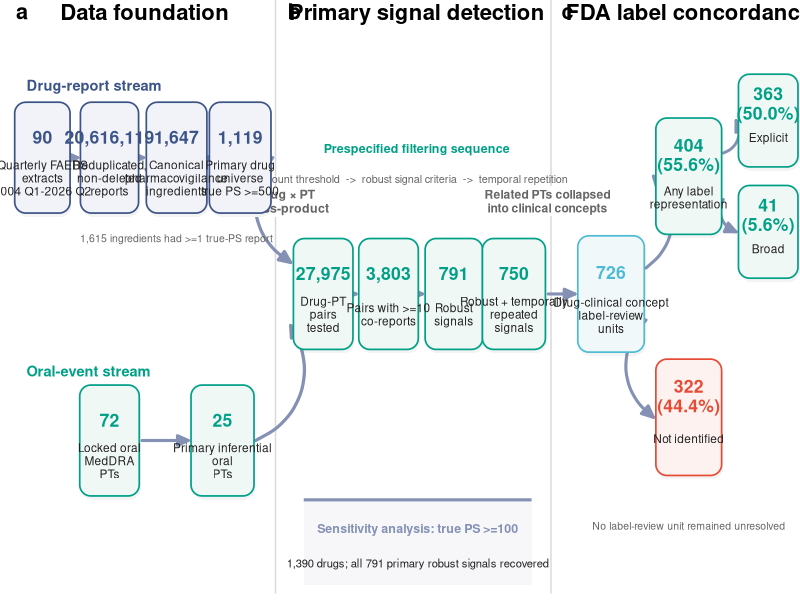
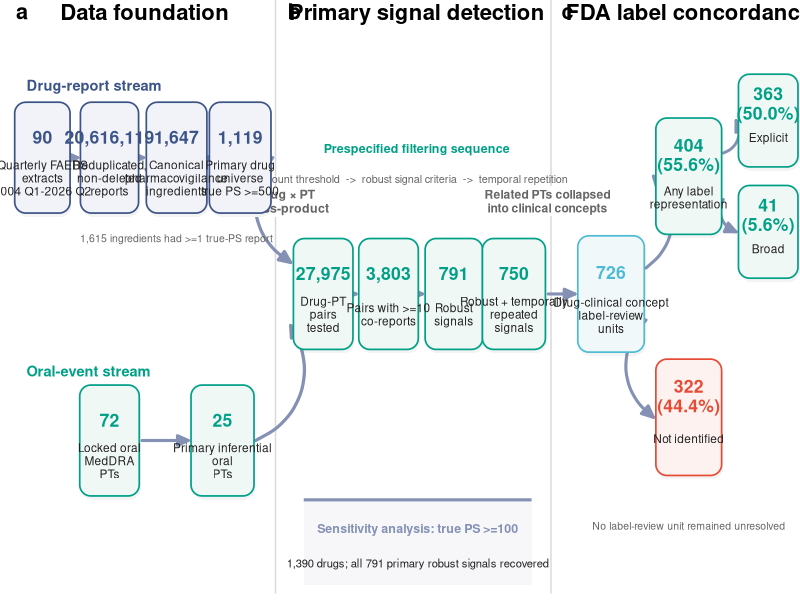
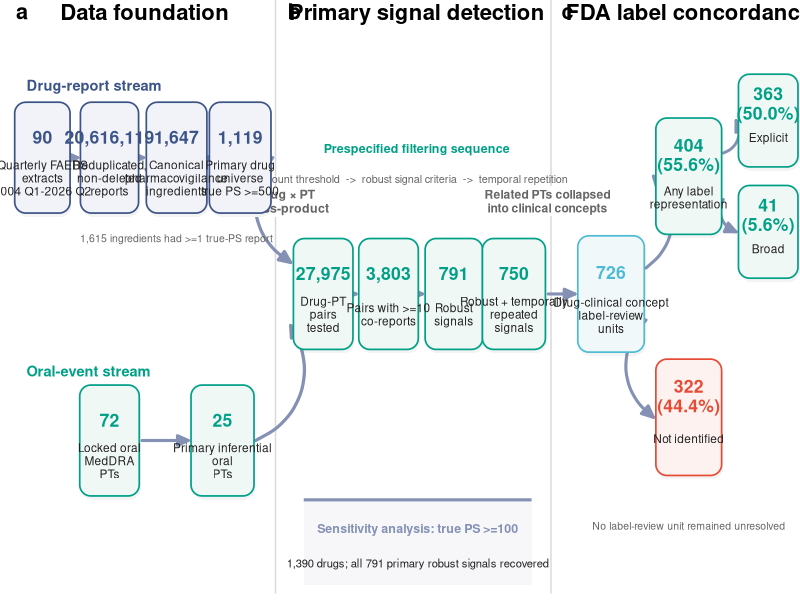
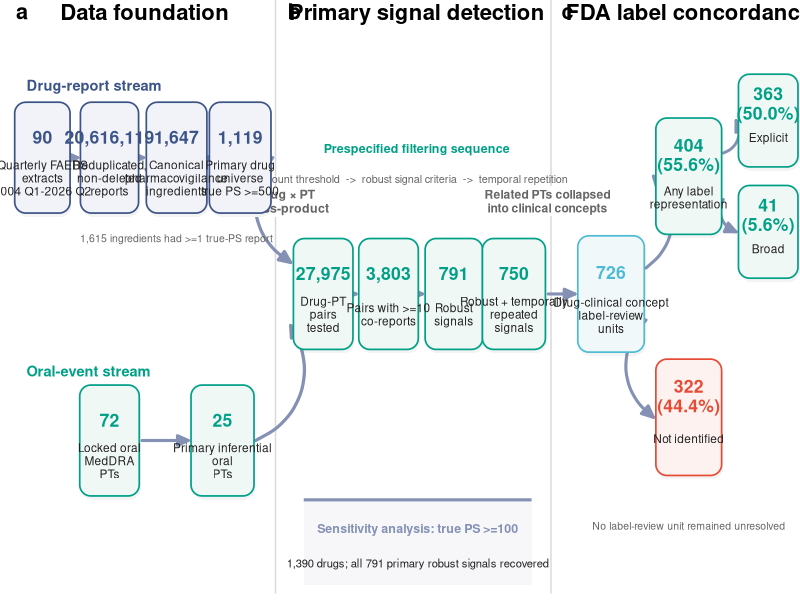
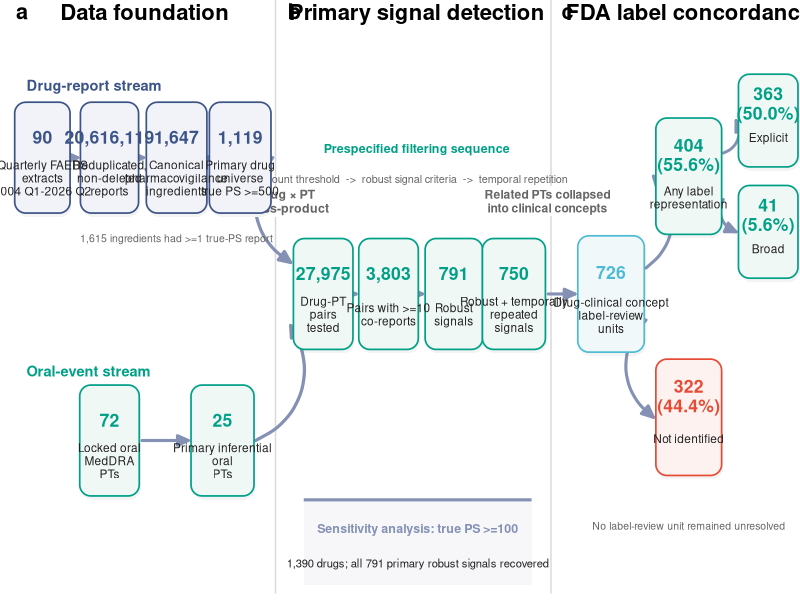

Here is the R script that generated these plots, in order:
# Reproduction script for the associated manuscript figure.
# Set FAERS_PROJECT_ROOT to the repository root when running outside the project directory.

library(ggplot2)
library(grid)

# ------------------------------------------------------------
# Output folder
# ------------------------------------------------------------
project_root <- Sys.getenv("FAERS_PROJECT_ROOT", unset = getwd())
output_dir <- file.path(project_root, "figures")
dir.create(output_dir, recursive = TRUE, showWarnings = FALSE)

# ------------------------------------------------------------
# Nature/NPG-inspired palette
# ------------------------------------------------------------
col_blue   <- "#3C5488"
col_cyan   <- "#4DBBD5"
col_teal   <- "#00A087"
col_red    <- "#E64B35"
col_slate  <- "#8491B4"
col_text   <- "#222222"
col_muted  <- "#666666"
col_rule   <- "#D9D9D9"

fill_blue  <- "#F1F3F8"
fill_teal  <- "#F0F8F6"
fill_cyan  <- "#F1F8FA"
fill_red   <- "#FDF2EF"
fill_sens  <- "#F7F7FA"

# ------------------------------------------------------------
# Locked study results
# ------------------------------------------------------------
results <- data.frame(
  metric = c(
    "FAERS study period",
    "Quarterly extracts",
    "Deduplicated, non-deleted reports",
    "Canonical pharmacovigilance ingredients",
    "Ingredients with >=1 true-PS report",
    "Primary drug universe (true PS >=500)",
    "Sensitivity drug universe (true PS >=100)",
    "Locked oral PTs",
    "Primary inferential oral PTs",
    "Primary drug-PT pairs tested",
    "Pairs with >=10 co-reports",
    "Robust primary signals",
    "Robust + temporally repeated PT-level signals",
    "Unique drugs with persistent robust signals",
    "Drug-clinical concept label-review units",
    "Explicitly represented",
    "Broadly represented",
    "Any representation",
    "Not identified",
    "Unresolved"
  ),
  value = c(
    "2004 Q1-2026 Q2",
    "90",
    "20,616,119",
    "1,647",
    "1,615",
    "1,119",
    "1,390",
    "72",
    "25",
    "27,975",
    "3,803",
    "791",
    "750",
    "368",
    "726",
    "363 (50.0%)",
    "41 (5.6%)",
    "404 (55.6%)",
    "322 (44.4%)",
    "0"
  ),
  stringsAsFactors = FALSE
)

# ------------------------------------------------------------
# Console output
# ------------------------------------------------------------
cat("\n")
cat("====================================================================\n")
cat("FIGURE 0 - STUDY DESIGN AND ANALYTIC SELECTION\n")
cat("====================================================================\n")
print(results, row.names = FALSE)

cat("\nMain analytic flow\n")
cat("------------------\n")
cat("A. Data foundation\n")
cat("   90 FAERS quarters -> 20,616,119 reports -> 1,647 ingredients\n")
cat("   -> 1,119 primary drugs (true PS >=500)\n")
cat("   72 locked oral PTs -> 25 primary inferential PTs\n\n")

cat("B. Primary signal detection\n")
cat("   1,119 drugs x 25 PTs = 27,975 pairs\n")
cat("   -> 3,803 pairs with >=10 co-reports\n")
cat("   -> 791 robust signals\n")
cat("   -> 750 robust + temporally repeated signals\n\n")

cat("C. FDA label concordance\n")
cat("   750 persistent PT-level signals\n")
cat("   -> 726 drug-clinical concept review units\n")
cat("   -> 404 represented (55.6%)\n")
cat("      -> 363 explicit (50.0%)\n")
cat("      -> 41 broad (5.6%)\n")
cat("   -> 322 not identified (44.4%)\n")
cat("   -> 0 unresolved\n\n")

cat("Sensitivity analysis\n")
cat("   1,390 drugs with true PS >=100; all 791 primary robust signals recovered.\n")
cat("====================================================================\n\n")

# ------------------------------------------------------------
# Layout
# ------------------------------------------------------------
nodes <- data.frame(
  id = c(
    "quarters", "reports", "ingredients", "ps1",
    "oral72", "oral25",
    "pairs", "eligible", "robust", "persistent",
    "concepts", "represented", "notidentified", "explicit", "broad"
  ),

  x = c(
    1.25, 3.15, 5.05, 6.85,
    3.15, 6.35,
    9.20, 11.05, 12.90, 14.60,
    17.35, 19.55, 19.55, 21.80, 21.80
  ),

  y = c(
    5.25, 5.25, 5.25, 5.25,
    2.20, 2.20,
    3.78, 3.78, 3.78, 3.78,
    3.78, 5.05, 2.45, 5.65, 4.45
  ),

  w = c(
    1.60, 1.68, 1.75, 1.78,
    1.72, 1.82,
    1.72, 1.72, 1.66, 1.82,
    1.92, 1.90, 1.90, 1.72, 1.72
  ),

  h = c(
    1.22, 1.22, 1.22, 1.22,
    1.22, 1.22,
    1.22, 1.22, 1.22, 1.22,
    1.28, 1.28, 1.28, 1.02, 1.02
  ),

  value = c(
    "90",
    "20,616,119",
    "1,647",
    "1,119",
    "72",
    "25",
    "27,975",
    "3,803",
    "791",
    "750",
    "726",
    "404\n(55.6%)",
    "322\n(44.4%)",
    "363\n(50.0%)",
    "41\n(5.6%)"
  ),

  label = c(
    "Quarterly FAERS\nextracts\n2004 Q1-2026 Q2",
    "Deduplicated,\nnon-deleted\nreports",
    "Canonical\npharmacovigilance\ningredients",
    "Primary drug\nuniverse\ntrue PS >=500",
    "Locked oral\nMedDRA\nPTs",
    "Primary inferential\noral\nPTs",
    "Drug-PT\npairs\ntested",
    "Pairs with >=10\nco-reports",
    "Robust\nsignals",
    "Robust + temporally\nrepeated\nsignals",
    "Drug-clinical concept\nlabel-review\nunits",
    "Any label\nrepresentation",
    "Not identified",
    "Explicit",
    "Broad"
  ),

  type = c(
    "drug", "drug", "drug", "drug",
    "ontology", "ontology",
    "signal", "signal", "signal", "signal",
    "label", "represented", "discordant", "represented", "represented"
  ),
  stringsAsFactors = FALSE
)

fill_map <- c(
  drug = fill_blue,
  ontology = fill_teal,
  signal = fill_teal,
  label = fill_cyan,
  represented = fill_teal,
  discordant = fill_red
)

border_map <- c(
  drug = col_blue,
  ontology = col_teal,
  signal = col_teal,
  label = col_cyan,
  represented = col_teal,
  discordant = col_red
)

nodes$fill <- fill_map[nodes$type]
nodes$border <- border_map[nodes$type]

node <- function(id) nodes[nodes$id == id, , drop = FALSE]

# ------------------------------------------------------------
# Rounded box helper
# ------------------------------------------------------------
add_round_box <- function(p, x, y, w, h, fill, border,
                          radius_mm = 2.8, lwd = 1.65,
                          shadow = TRUE) {

  if (shadow) {
    shadow_grob <- roundrectGrob(
      x = 0.5, y = 0.5,
      width = 0.98, height = 0.98,
      r = unit(radius_mm, "mm"),
      gp = gpar(
        fill = adjustcolor("#000000", alpha.f = 0.045),
        col = NA
      )
    )

    p <- p + annotation_custom(
      shadow_grob,
      xmin = x - w/2 + 0.040,
      xmax = x + w/2 + 0.040,
      ymin = y - h/2 - 0.040,
      ymax = y + h/2 - 0.040
    )
  }

  box_grob <- roundrectGrob(
    x = 0.5, y = 0.5,
    width = 0.98, height = 0.98,
    r = unit(radius_mm, "mm"),
    gp = gpar(
      fill = fill,
      col = border,
      lwd = lwd
    )
  )

  p + annotation_custom(
    box_grob,
    xmin = x - w/2,
    xmax = x + w/2,
    ymin = y - h/2,
    ymax = y + h/2
  )
}

# ------------------------------------------------------------
# Arrow helpers
# ------------------------------------------------------------
straight_edge <- function(from, to, gap = 0.06) {
  a <- node(from)
  b <- node(to)

  data.frame(
    x = a$x + a$w/2 + gap,
    y = a$y,
    xend = b$x - b$w/2 - gap,
    yend = b$y
  )
}

# Keep straight arrows only where no overlap is possible
edges_straight <- rbind(
  straight_edge("quarters", "reports"),
  straight_edge("reports", "ingredients"),
  straight_edge("ingredients", "ps1"),
  straight_edge("oral72", "oral25"),
  straight_edge("pairs", "eligible"),
  straight_edge("eligible", "robust"),
  straight_edge("robust", "persistent"),
  straight_edge("persistent", "concepts")
)

# ------------------------------------------------------------
# a -> b convergence:
# route drug and oral streams into two separate entry points
# so arrowheads do not overlap.
# ------------------------------------------------------------
ps1 <- node("ps1")
oral25 <- node("oral25")
pairs <- node("pairs")

edges_converge <- data.frame(
  x = c(
    ps1$x + ps1$w/2 + 0.03,
    oral25$x + oral25$w/2 + 0.03
  ),
  y = c(
    ps1$y,
    oral25$y
  ),
  xend = c(
    pairs$x - pairs$w/2 - 0.06,
    pairs$x - pairs$w/2 - 0.06
  ),
  yend = c(
    pairs$y + 0.34,
    pairs$y - 0.34
  ),
  curvature = c(0.18, -0.18)
)

# ------------------------------------------------------------
# c branching:
# use distinct upper/lower exits and entries
# ------------------------------------------------------------
concepts <- node("concepts")
represented <- node("represented")
notidentified <- node("notidentified")
explicit <- node("explicit")
broad <- node("broad")

edges_label_main <- data.frame(
  x = c(
    concepts$x + concepts$w/2 + 0.03,
    concepts$x + concepts$w/2 + 0.03
  ),
  y = c(
    concepts$y + 0.28,
    concepts$y - 0.28
  ),
  xend = c(
    represented$x - represented$w/2 - 0.05,
    notidentified$x - notidentified$w/2 - 0.05
  ),
  yend = c(
    represented$y,
    notidentified$y
  ),
  curvature = c(-0.16, 0.16)
)

edges_label_sub <- data.frame(
  x = c(
    represented$x + represented$w/2 + 0.03,
    represented$x + represented$w/2 + 0.03
  ),
  y = c(
    represented$y + 0.25,
    represented$y - 0.25
  ),
  xend = c(
    explicit$x - explicit$w/2 - 0.05,
    broad$x - broad$w/2 - 0.05
  ),
  yend = c(
    explicit$y,
    broad$y
  ),
  curvature = c(-0.16, 0.16)
)

# ------------------------------------------------------------
# Base plot
# ------------------------------------------------------------
p <- ggplot() +

  # Subtle separators
  annotate(
    "segment",
    x = 7.85, xend = 7.85,
    y = 0.55, yend = 6.95,
    color = col_rule, linewidth = 0.50
  ) +
  annotate(
    "segment",
    x = 15.65, xend = 15.65,
    y = 0.55, yend = 6.95,
    color = col_rule, linewidth = 0.50
  ) +

  # Panel letters
  annotate(
    "text", x = 0.50, y = 6.83, label = "a",
    family = "sans", fontface = "bold",
    size = 5.5, hjust = 0
  ) +
  annotate(
    "text", x = 8.20, y = 6.83, label = "b",
    family = "sans", fontface = "bold",
    size = 5.5, hjust = 0
  ) +
  annotate(
    "text", x = 15.95, y = 6.83, label = "c",
    family = "sans", fontface = "bold",
    size = 5.5, hjust = 0
  ) +

  # Panel subtitles
  annotate(
    "text", x = 4.15, y = 6.82,
    label = "Data foundation",
    family = "sans", fontface = "bold",
    size = 5.6
  ) +
  annotate(
    "text", x = 11.85, y = 6.82,
    label = "Primary signal detection",
    family = "sans", fontface = "bold",
    size = 5.6
  ) +
  annotate(
    "text", x = 19.55, y = 6.82,
    label = "FDA label concordance",
    family = "sans", fontface = "bold",
    size = 5.6
  ) +

  # Stream labels
  annotate(
    "text", x = 0.80, y = 6.03,
    label = "Drug-report stream",
    family = "sans", fontface = "bold",
    size = 3.7, color = col_blue,
    hjust = 0
  ) +
  annotate(
    "text", x = 0.80, y = 2.95,
    label = "Oral-event stream",
    family = "sans", fontface = "bold",
    size = 3.7, color = col_teal,
    hjust = 0
  ) +

  # Straight arrows: thicker and cleaner
  geom_segment(
    data = edges_straight,
    aes(x = x, y = y, xend = xend, yend = yend),
    color = col_slate,
    linewidth = 1.05,
    lineend = "round",
    arrow = arrow(
      length = unit(3.0, "mm"),
      angle = 24,
      type = "closed"
    )
  ) +

  # Curved convergence arrows
  geom_curve(
    data = edges_converge,
    aes(
      x = x, y = y,
      xend = xend, yend = yend,
      curvature = curvature
    ),
    color = col_slate,
    linewidth = 1.10,
    lineend = "round",
    arrow = arrow(
      length = unit(3.2, "mm"),
      angle = 24,
      type = "closed"
    )
  ) +

  # Curved label branches
  geom_curve(
    data = edges_label_main,
    aes(
      x = x, y = y,
      xend = xend, yend = yend,
      curvature = curvature
    ),
    color = col_slate,
    linewidth = 1.05,
    lineend = "round",
    arrow = arrow(
      length = unit(3.2, "mm"),
      angle = 24,
      type = "closed"
    )
  ) +

  geom_curve(
    data = edges_label_sub,
    aes(
      x = x, y = y,
      xend = xend, yend = yend,
      curvature = curvature
    ),
    color = col_slate,
    linewidth = 1.00,
    lineend = "round",
    arrow = arrow(
      length = unit(3.0, "mm"),
      angle = 24,
      type = "closed"
    )
  ) +

  # ----------------------------------------------------------
  # Dedicated explanation labels, moved ABOVE arrows / boxes
  # ----------------------------------------------------------
  annotate(
    "label",
    x = 8.15, y = 4.78,
    label = "Drug × PT\ncross-product",
    family = "sans",
    fontface = "bold",
    size = 3.15,
    label.size = 0,
    fill = "white",
    color = col_muted,
    lineheight = 0.95
  ) +

  annotate(
    "label",
    x = 15.55, y = 4.78,
    label = "Related PTs collapsed\ninto clinical concepts",
    family = "sans",
    fontface = "bold",
    size = 3.05,
    label.size = 0,
    fill = "white",
    color = col_muted,
    lineheight = 0.95
  ) +

  # Additional clear b-panel explanation, fully visible
  annotate(
    "text",
    x = 11.85, y = 5.35,
    label = "Prespecified filtering sequence",
    family = "sans",
    fontface = "bold",
    size = 3.15,
    color = col_teal
  ) +

  annotate(
    "text",
    x = 11.85, y = 5.02,
    label = "count threshold  ->  robust signal criteria  ->  temporal repetition",
    family = "sans",
    size = 2.75,
    color = col_muted
  ) +

  # Minor annotation
  annotate(
    "text",
    x = 5.05, y = 4.38,
    label = "1,615 ingredients had >=1 true-PS report",
    family = "sans",
    size = 2.65,
    color = col_muted
  ) +

  # Sensitivity callout
  annotate(
    "rect",
    xmin = 8.65, xmax = 15.10,
    ymin = 0.64, ymax = 1.56,
    fill = fill_sens,
    color = NA
  ) +
  annotate(
    "segment",
    x = 8.65, xend = 15.10,
    y = 1.56, yend = 1.56,
    color = col_slate,
    linewidth = 1.05
  ) +
  annotate(
    "text",
    x = 11.88, y = 1.25,
    label = "Sensitivity analysis: true PS >=100",
    family = "sans",
    fontface = "bold",
    size = 3.15,
    color = col_slate
  ) +
  annotate(
    "text",
    x = 11.88, y = 0.88,
    label = "1,390 drugs; all 791 primary robust signals recovered",
    family = "sans",
    size = 2.85,
    color = col_text
  ) +

  # c-panel note
  annotate(
    "text",
    x = 19.55, y = 1.28,
    label = "No label-review unit remained unresolved",
    family = "sans",
    size = 2.65,
    color = col_muted
  ) +

  coord_cartesian(
    xlim = c(0.05, 22.70),
    ylim = c(0.48, 6.95),
    clip = "off",
    expand = FALSE
  ) +

  theme_void(base_family = "sans") +

  theme(
    plot.margin = margin(0, 0, 0, 0)
  )

# ------------------------------------------------------------
# Add rounded boxes
# ------------------------------------------------------------
for (i in seq_len(nrow(nodes))) {
  p <- add_round_box(
    p,
    x = nodes$x[i],
    y = nodes$y[i],
    w = nodes$w[i],
    h = nodes$h[i],
    fill = nodes$fill[i],
    border = nodes$border[i],
    radius_mm = 2.8,
    lwd = 1.65,
    shadow = TRUE
  )
}

# ------------------------------------------------------------
# Add box text above the box layer
# ------------------------------------------------------------
p <- p +

  geom_text(
    data = nodes,
    aes(
      x = x,
      y = y + h*0.18,
      label = value,
      color = border
    ),
    family = "sans",
    fontface = "bold",
    size = 4.45,
    lineheight = 0.92,
    show.legend = FALSE
  ) +

  scale_color_identity() +

  geom_text(
    data = nodes,
    aes(
      x = x,
      y = y - h*0.18,
      label = label
    ),
    family = "sans",
    size = 3.0,
    lineheight = 0.92,
    color = col_text
  )

# ------------------------------------------------------------
# Show figure
# ------------------------------------------------------------
print(p)

# ------------------------------------------------------------
# Save
# ------------------------------------------------------------
stem <- file.path(
  output_dir,
  "Figure0_study_analysis_flow_refined_v6_clean_arrows"
)

ggsave(
  paste0(stem, ".png"),
  p,
  width = 205,
  height = 78,
  units = "mm",
  dpi = 600,
  bg = "white"
)

ggsave(
  paste0(stem, ".tiff"),
  p,
  width = 205,
  height = 78,
  units = "mm",
  dpi = 600,
  compression = "lzw",
  bg = "white"
)

if (requireNamespace("svglite", quietly = TRUE)) {
  ggsave(
    paste0(stem, ".svg"),
    p,
    width = 205,
    height = 78,
    units = "mm",
    device = svglite::svglite,
    bg = "white"
  )
}

ggsave(
  paste0(stem, ".pdf"),
  p,
  width = 205,
  height = 78,
  units = "mm",
  device = cairo_pdf,
  bg = "white"
)

write.csv(
  results,
  paste0(stem, "_results.csv"),
  row.names = FALSE
)

write.csv(
  nodes,
  paste0(stem, "_node_data.csv"),
  row.names = FALSE
)

cat("\nSaved Figure 0 files\n")
cat("--------------------\n")
cat(paste0(stem, ".png\n"))
cat(paste0(stem, ".tiff\n"))
cat(paste0(stem, ".pdf\n"))
if (requireNamespace("svglite", quietly = TRUE)) {
  cat(paste0(stem, ".svg\n"))
}
cat(paste0(stem, "_results.csv\n"))
cat(paste0(stem, "_node_data.csv\n"))

message(
  "\nFigure 0 displayed in RStudio and saved to: ",
  output_dir
)
